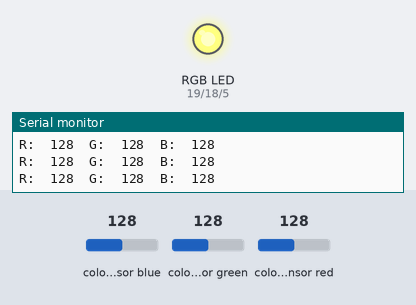
Simulated run of this sketch. Board: Arduino Uno, built with avr-gcc and run on an emulated ATmega328P. On the bench: an RGB LED mixed from three pins (HIGH = lit), the last lines printed to the serial monitor. The inputs (shaded band) are chosen by the test bench; at power-on: colour sensor blue 128, colour sensor green 128, colour sensor red 128. Dim RGB values are drawn brighter than linear.

Above: at 1.2 s.
1.3 s: colour sensor blue set to 5
At 2.4 s:
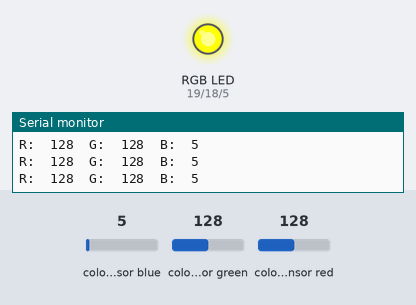
2.8 s: colour sensor green set to 122
At 4.0 s:
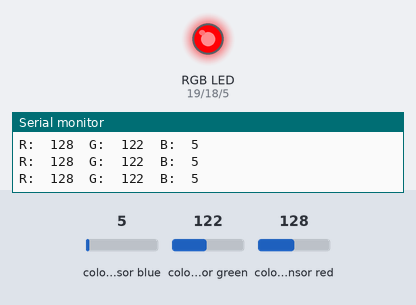
4.3 s: colour sensor red set to 124
At 5.5 s:
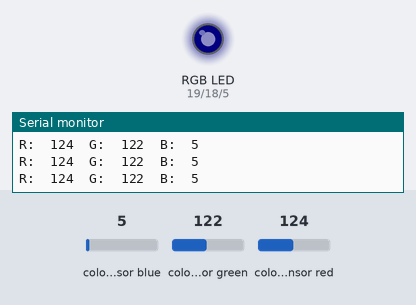
5.8 s: colour sensor blue set to 128
At 6.5 s:
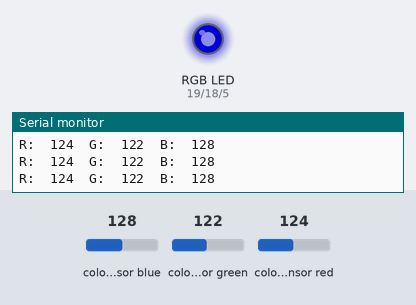
7.3 s: colour sensor green set to 128
At 8.0 s:
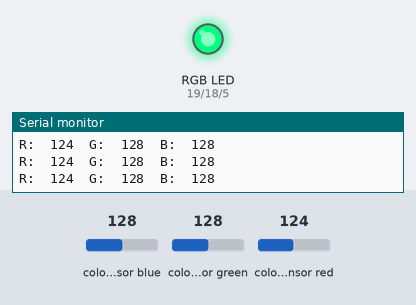
8.8 s: colour sensor blue set to 64
At 10.0 s:
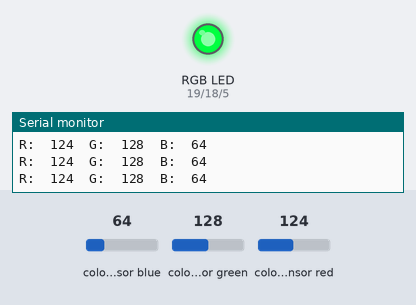
Timing chart, 0 to 11.3 s (numbered marks = the images above; inputs shaded):
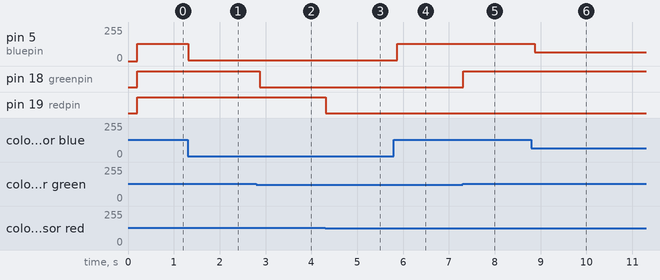

Measured:
- the behaviour switches between 128 and 127 on colour sensor green (found by bisection; images 1 and 2)
- the behaviour switches between 128 and 127 on colour sensor red (found by bisection; images 2 and 3)
- after the input at 1.3 s, pin 5 (bluepin): 128/255 → 5/255 at once
- after the input at 2.8 s, pin 18 (greenpin): HIGH → LOW after 0.07 s
- after the input at 4.3 s, pin 19 (redpin): HIGH → LOW at once
- after the input at 5.8 s, pin 5 (bluepin): 5/255 → 128/255 after 0.07 s
- after the input at 7.3 s, pin 18 (greenpin): LOW → HIGH at once
- after the input at 8.8 s, pin 5 (bluepin): 128/255 → 64/255 after 0.07 s

The sketch:

TCS34725-LED.ino
```cpp
#include <Wire.h>
#include "Adafruit_TCS34725.h"

#define redpin 19
#define greenpin 18
#define bluepin 5

#define commonAnode true


byte gammatable[256];


// Adafruit_TCS34725 tcs = Adafruit_TCS34725(TCS34725_INTEGRATIONTIME_50MS, TCS34725_GAIN_4X);
Adafruit_TCS34725 tcs = Adafruit_TCS34725(TCS34725_INTEGRATIONTIME_154MS, TCS34725_GAIN_60X);

void setup() {
  Serial.begin(9600);

  if (tcs.begin()) {

  } else {
    Serial.println("No TCS34725 found ... check your connections");
    while (1);
  }


  pinMode(redpin, OUTPUT);
  pinMode(greenpin, OUTPUT);
  pinMode(bluepin, OUTPUT);


  for (int i=0; i<256; i++) {
    float x = i;
    x /= 255;
    x = pow(x, 2.5);
    x *= 255;

    if (commonAnode) {
      gammatable[i] = 255 - x;
    } else {
      gammatable[i] = x;
    }

  }
}


void loop() {
  float red, green, blue;

  tcs.setInterrupt(false);

  delay(60);

  tcs.getRGB(&red, &green, &blue);

  tcs.setInterrupt(true);

  Serial.print("R:\t"); Serial.print(int(red));
  Serial.print("\tG:\t"); Serial.print(int(green));
  Serial.print("\tB:\t"); Serial.println(int(blue));

  // analogWrite(redpin, gammatable[(int)red]);
  // analogWrite(greenpin, gammatable[(int)green]);
  // analogWrite(bluepin, gammatable[(int)blue]);

  analogWrite(redpin, map(red, 0, 255, 0, 255));  // Map sensor value directly to LED value
  analogWrite(greenpin, map(green, 0, 255, 0, 255));
  analogWrite(bluepin, map(blue, 0, 255, 0, 255));

  // delay(2000);
}
```
